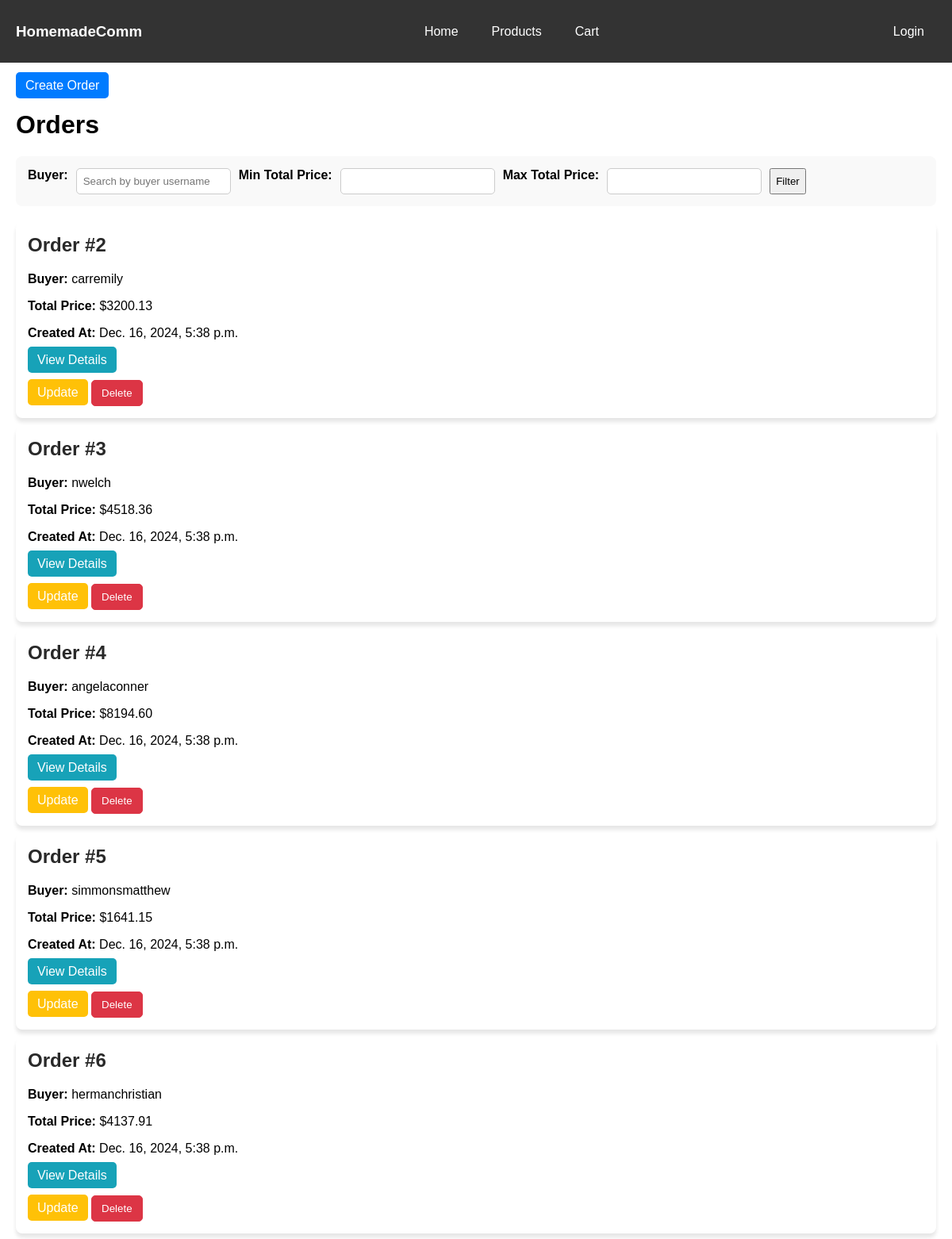
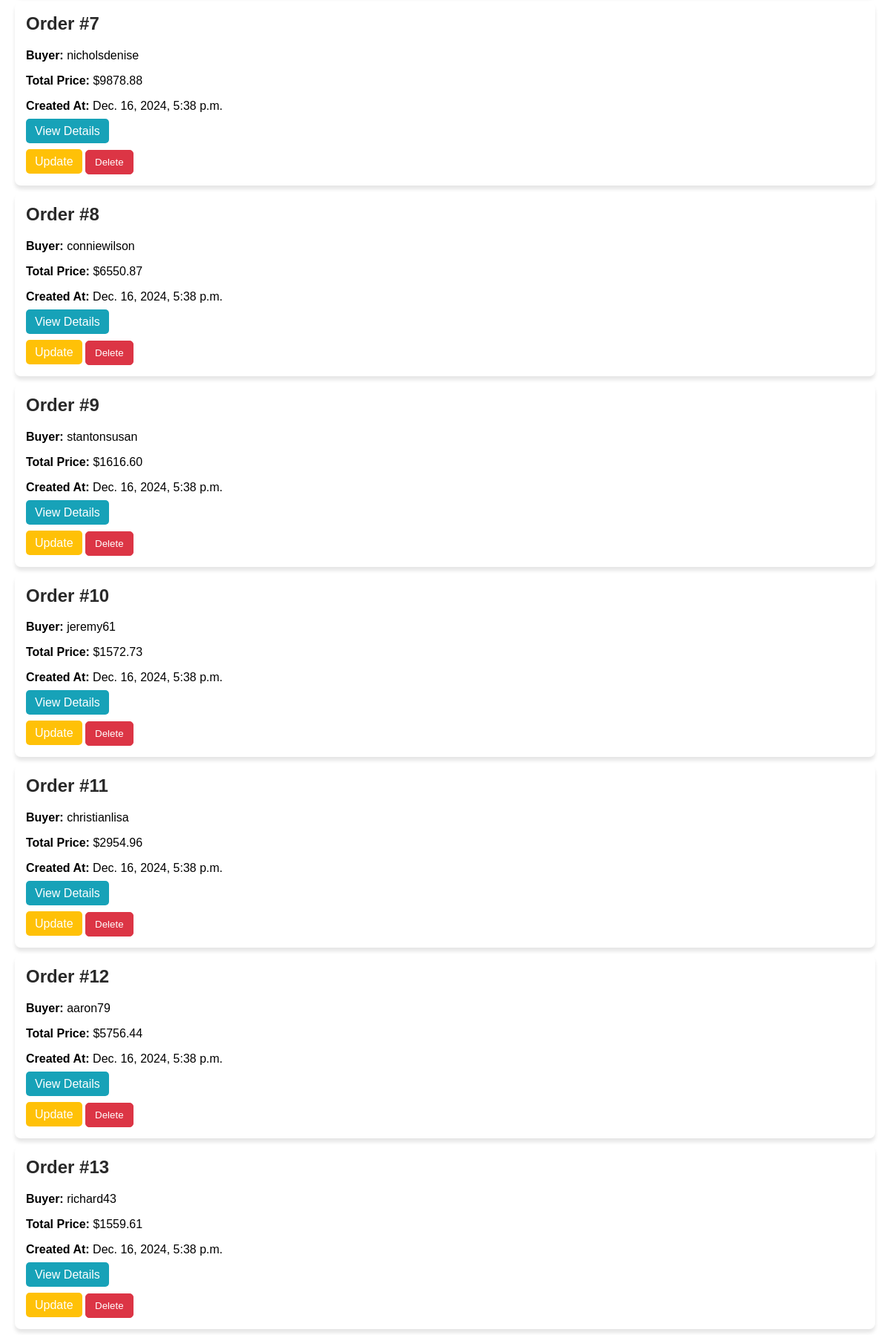
Screenshot of /orders/ (upper part) with the database file from the repository (2 pictures, top to bottom).
### main/models.py (models this page shows, shortened)
class Order(models.Model):
    buyer = models.ForeignKey(User, on_delete=models.CASCADE, related_name='orders')
    created_at = models.DateTimeField(auto_now_add=True)
    total_price = models.DecimalField(max_digits=10, decimal_places=2)

class User(AbstractUser):
    is_seller = models.BooleanField(default=False)
    is_buyer = models.BooleanField(default=True)

### main/views.py (the view)
# urls.py: path("orders/", OrderListView.as_view(), name="order_list"),
class OrderListView(ListView):
    model = Order
    template_name = "orders/order_list.html"
    context_object_name = "orders"
    paginate_by = 50
    def get_queryset(self):
        queryset = Order.objects.all()
        buyer = self.request.GET.get("buyer")
        if buyer:
            queryset = queryset.filter(buyer__username__icontains=buyer)
        min_price = self.request.GET.get("min_total_price")
        if min_price:
            queryset = queryset.filter(total_price__gte=min_price)
        max_price = self.request.GET.get("max_total_price")
        if max_price:
            queryset = queryset.filter(total_price__lte=max_price)
        return queryset
    def get_context_data(self, **kwargs):
        context = super().get_context_data(**kwargs)
        return context

### main/templates/orders/order_list.html (shortened to what this page needs)
{% extends "index.html" %} {% block content %}
<div class="create-buttons">
  <a href="{% url 'main:create_order' %}" class="btn btn-primary"
    >Create Order</a
  >
</div>
<h1>Orders</h1>
<form method="get" class="filters">
  <label for="buyer">Buyer:</label>
  <input
    type="text"
    name="buyer"
    id="buyer"
    value="{{ request.GET.buyer }}"
    placeholder="Search by buyer username"
  />
  <label for="min_total_price">Min Total Price:</label>
  <input
    type="number"
    name="min_total_price"
    id="min_total_price"
    value="{{ request.GET.min_total_price }}"
  />
  <label for="max_total_price">Max Total Price:</label>
  <input
    type="number"
    name="max_total_price"
    id="max_total_price"
    value="{{ request.GET.max_total_price }}"
  />
  <button type="submit">Filter</button>
</form>
<ul class="order-list">
  {% for order in orders %}
  <li class="order-item">
    <h2 style="color: #292929">Order #{{ order.id }}</h2>
    <p><strong>Buyer:</strong> {{ order.buyer.username }}</p>
    <p><strong>Total Price:</strong> ${{ order.total_price }}</p>
    <p><strong>Created At:</strong> {{ order.created_at }}</p>
    <p>
      <a href="{% url 'main:order_detail' order.id %}" class="btn btn-info"
        >View Details</a
      >
    </p>
    <div class="action-buttons">
      <a href="{% url 'main:update_order' order.id %}" class="btn btn-warning"
        >Update</a
      >
      <form
        method="post"
        action="{% url 'main:delete_order' order.id %}"
        style="display: inline"
      >
        <button
          type="submit"
          class="btn btn-danger"
          onclick="return confirm('Are you sure you want to delete this order?');"
        >
          Delete
        </button>
      </form>
    </div>
  </li>
  {% empty %}
  <li class="no-orders">No orders found.</li>
  {% endfor %}
</ul>
{% endblock %}

### main/templates/index.html (style rules this page uses)
body { font-family: Arial, sans-serif; margin: 0; padding: 0; }

### main/templates/orders/order_list.html (style rules this page uses)
.filters { display: flex; flex-wrap: wrap; gap: 10px; margin-bottom: 20px; padding: 15px; background: #f9f9f9; border-radius: 8px; }
.filters label { font-weight: bold; }
.filters input, .filters select { padding: 8px; border: 1px solid #ccc; border-radius: 5px; }
.order-list { list-style: none; padding: 0; }
.order-item { padding: 15px; margin-bottom: 10px; background: #fff; border-radius: 8px; box-shadow: 0 5px 5px rgba(0, 0, 0, 0.1); }
.order-item h2 { margin-top: 0; }
.action-buttons { margin-top: 10px; }
.btn { padding: 8px 12px; text-decoration: none; color: white; border-radius: 5px; transition: background 0.3s; border: 0; }
.btn-primary { background-color: #007bff; }
.btn-warning { background-color: #ffc107; border: 0; }
.btn-danger { background-color: #dc3545; border: 1px solid #dc3545; }
.btn-info { background-color: #17a2b8; }

### rows the page displays
Order: id "2", buyer.username "carremily", total_price "3200.13", created_at "Dec. 16, 2024, 5:38 p.m."
Order: id "3", buyer.username "nwelch", total_price "4518.36", created_at "Dec. 16, 2024, 5:38 p.m."
Order: id "4", buyer.username "angelaconner", total_price "8194.60", created_at "Dec. 16, 2024, 5:38 p.m."
Order: id "5", buyer.username "simmonsmatthew", total_price "1641.15", created_at "Dec. 16, 2024, 5:38 p.m."
Order: id "6", buyer.username "hermanchristian", total_price "4137.91", created_at "Dec. 16, 2024, 5:38 p.m."
Order: id "7", buyer.username "nicholsdenise", total_price "9878.88", created_at "Dec. 16, 2024, 5:38 p.m."
Order: id "8", buyer.username "conniewilson", total_price "6550.87", created_at "Dec. 16, 2024, 5:38 p.m."
Order: id "9", buyer.username "stantonsusan", total_price "1616.60", created_at "Dec. 16, 2024, 5:38 p.m."
Order: id "10", buyer.username "jeremy61", total_price "1572.73", created_at "Dec. 16, 2024, 5:38 p.m."
Order: id "11", buyer.username "christianlisa", total_price "2954.96", created_at "Dec. 16, 2024, 5:38 p.m."
Order: id "12", buyer.username "aaron79", total_price "5756.44", created_at "Dec. 16, 2024, 5:38 p.m."
Order: id "13", buyer.username "richard43", total_price "1559.61", created_at "Dec. 16, 2024, 5:38 p.m."
